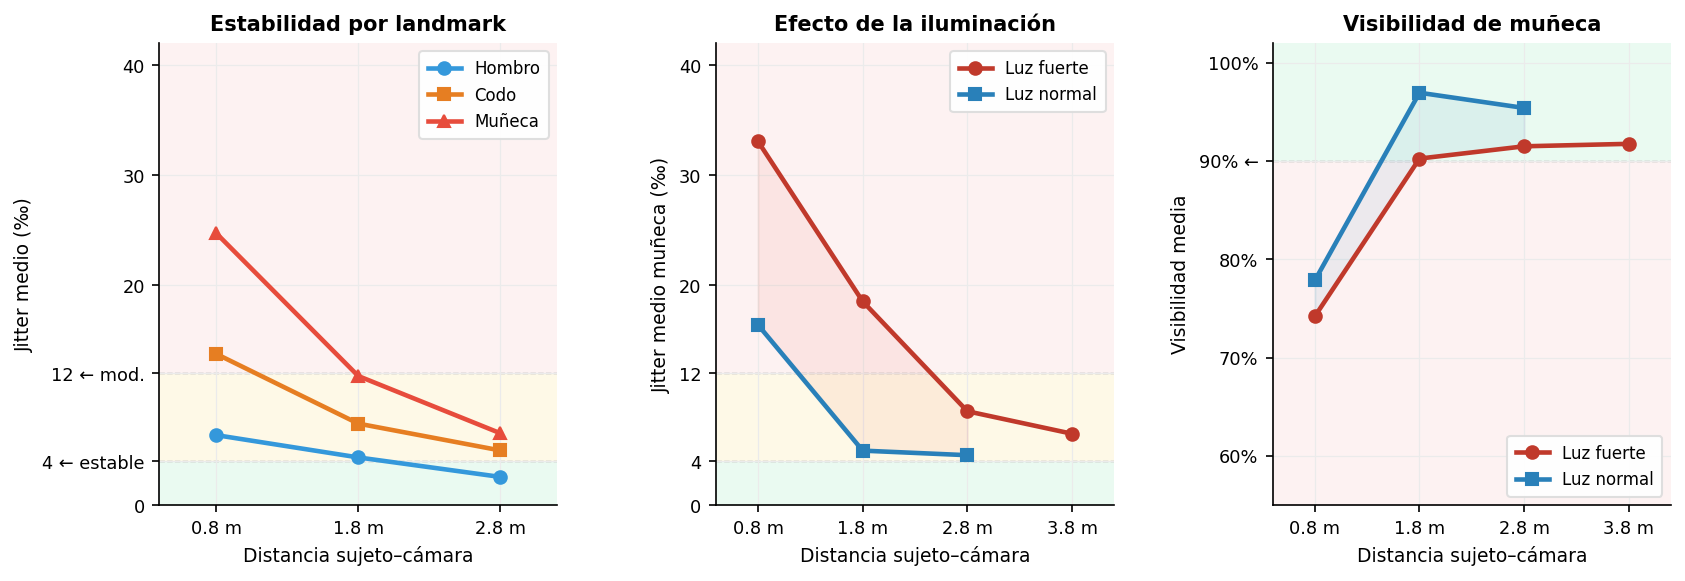

This figure's Python source:
"""
Figura: Calidad de landmarks BlazePose por distancia e iluminación (Fase 2)
Genera: fase2_landmarks.pdf  (y .png para previsualización)

Lee los datos desde:
  resultados_evaluacion/fase_dos/deicticos_sesiones_1779808877293.csv
"""

import csv
import pathlib
import collections
import matplotlib
matplotlib.use('Agg')
import matplotlib.pyplot as plt
import matplotlib.patches as mpatches
import numpy as np

# ── Lectura del CSV ───────────────────────────────────────────────────────────

CSV_PATH = (pathlib.Path(__file__).parent.parent
            / 'resultados_evaluacion' / 'fase_dos'
            / 'deicticos_sesiones_1779808877293.csv')

_acc = collections.defaultdict(list)
with open(CSV_PATH, encoding='utf-8') as f:
    for row in csv.DictReader(f):
        key = (float(row['Distancia']), row['Iluminación'], row['Landmark'])
        _acc[key].append({
            'jitter': float(row['JitterMedio(‰)']),
            'vis':    float(row['Visibilidad(%)']),
        })

def avg_lr(dist, luz, base, field):
    vals = (_acc.get((dist, luz, f'L_{base}'), []) +
            _acc.get((dist, luz, f'R_{base}'), []))
    return sum(v[field] for v in vals) / len(vals) if vals else None

dists_fuerte = sorted({k[0] for k in _acc if k[1] == 'fuerte'})
dists_normal = sorted({k[0] for k in _acc if k[1] == 'normal'})
dists_all    = sorted({k[0] for k in _acc})
dists_common = sorted(set(dists_fuerte) & set(dists_normal))

def avg_cond(dist, base, field):
    vf = avg_lr(dist, 'fuerte', base, field)
    vn = avg_lr(dist, 'normal', base, field)
    vals = [v for v in [vf, vn] if v is not None]
    return sum(vals) / len(vals) if vals else None

# Panel 1 — gradiente (promedio ambas condiciones, distancias comunes)
jit_hom = [avg_cond(d, 'SHOULDER', 'jitter') for d in dists_common]
jit_cod = [avg_cond(d, 'ELBOW',    'jitter') for d in dists_common]
jit_mun = [avg_cond(d, 'WRIST',    'jitter') for d in dists_common]

# Panel 2 — efecto iluminación (muñeca)
jit_mun_f = [avg_lr(d, 'fuerte', 'WRIST', 'jitter') for d in dists_fuerte]
jit_mun_n = [avg_lr(d, 'normal', 'WRIST', 'jitter') for d in dists_normal]

# Panel 3 — visibilidad muñeca
vis_mun_f = [avg_lr(d, 'fuerte', 'WRIST', 'vis') for d in dists_fuerte]
vis_mun_n = [avg_lr(d, 'normal', 'WRIST', 'vis') for d in dists_normal]

# ── Estilo global ─────────────────────────────────────────────────────────────

plt.rcParams.update({
    'font.family':        'sans-serif',
    'font.size':          9,
    'axes.titlesize':     10,
    'axes.titleweight':   'bold',
    'axes.labelsize':     9,
    'axes.spines.top':    False,
    'axes.spines.right':  False,
    'axes.spines.left':   True,
    'axes.spines.bottom': True,
    'axes.grid':          True,
    'grid.color':         '#ebebeb',
    'grid.linewidth':     0.6,
    'grid.alpha':         1.0,
    'xtick.labelsize':    8.5,
    'ytick.labelsize':    8.5,
    'legend.fontsize':    8,
    'legend.framealpha':  0.95,
    'legend.edgecolor':   '#dddddd',
    'legend.borderpad':   0.5,
    'figure.facecolor':   'white',
    'axes.facecolor':     'white',
})

C_HOMBRO = '#3498db'   # azul
C_CODO   = '#e67e22'   # naranja
C_MUNECA = '#e74c3c'   # rojo
C_FUERTE = '#c0392b'   # rojo oscuro
C_NORMAL = '#2980b9'   # azul

# Zonas de fondo para jitter (sin texto)
def fondo_jitter(ax, ymax=42):
    ax.axhspan(0,   4,    color='#eafaf1', zorder=0)
    ax.axhspan(4,   12,   color='#fef9e7', zorder=0)
    ax.axhspan(12,  ymax, color='#fdf2f2', zorder=0)
    ax.axhline(4,  color='#aaaaaa', lw=0.7, ls='--', zorder=1)
    ax.axhline(12, color='#aaaaaa', lw=0.7, ls='--', zorder=1)

YMAX = 42
fig, axes = plt.subplots(1, 3, figsize=(13, 4.0))
fig.subplots_adjust(wspace=0.40)

xtick_labels = lambda ds: [f'{d} m' for d in ds]

# ── Panel 1: Gradiente de estabilidad ────────────────────────────────────────

ax = axes[0]
fondo_jitter(ax)

ax.plot(dists_common, jit_hom, 'o-',  color=C_HOMBRO, lw=2.2, ms=6, zorder=4, label='Hombro')
ax.plot(dists_common, jit_cod, 's-',  color=C_CODO,   lw=2.2, ms=6, zorder=4, label='Codo')
ax.plot(dists_common, jit_mun, '^-',  color=C_MUNECA, lw=2.2, ms=6, zorder=4, label='Muñeca')

# Yticks personalizados con etiquetas de zona
ax.set_yticks([0, 4, 12, 20, 30, 40])
ax.set_yticklabels(['0', '4 ← estable', '12 ← mod.', '20', '30', '40'])

ax.set_xlim(0.4, 3.2)
ax.set_ylim(0, YMAX)
ax.set_xticks(dists_common)
ax.set_xticklabels(xtick_labels(dists_common))
ax.set_xlabel('Distancia sujeto–cámara')
ax.set_ylabel('Jitter medio (‰)')
ax.set_title('Estabilidad por landmark')
ax.legend(loc='upper right')

# ── Panel 2: Efecto iluminación ───────────────────────────────────────────────

ax = axes[1]
fondo_jitter(ax)

jit_f_c = [jit_mun_f[dists_fuerte.index(d)] for d in dists_common]
jit_n_c = [jit_mun_n[dists_normal.index(d)] for d in dists_common]
ax.fill_between(dists_common, jit_f_c, jit_n_c, color='#e74c3c', alpha=0.08, zorder=2)

ax.plot(dists_fuerte, jit_mun_f, 'o-', color=C_FUERTE, lw=2.2, ms=6, zorder=4, label='Luz fuerte')
ax.plot(dists_normal, jit_mun_n, 's-', color=C_NORMAL, lw=2.2, ms=6, zorder=4, label='Luz normal')

ax.set_yticks([0, 4, 12, 20, 30, 40])
ax.set_yticklabels(['0', '4', '12', '20', '30', '40'])

ax.set_xlim(0.4, 4.2)
ax.set_ylim(0, YMAX)
ax.set_xticks(dists_all)
ax.set_xticklabels(xtick_labels(dists_all))
ax.set_xlabel('Distancia sujeto–cámara')
ax.set_ylabel('Jitter medio muñeca (‰)')
ax.set_title('Efecto de la iluminación')
ax.legend(loc='upper right')

# ── Panel 3: Visibilidad ──────────────────────────────────────────────────────

ax = axes[2]
ax.axhspan(55,  90,  color='#fdf2f2', zorder=0)
ax.axhspan(90,  102, color='#eafaf1', zorder=0)
ax.axhline(90, color='#aaaaaa', lw=0.7, ls='--', zorder=1)

vis_f_c = [vis_mun_f[dists_fuerte.index(d)] for d in dists_common]
vis_n_c = [vis_mun_n[dists_normal.index(d)] for d in dists_common]
ax.fill_between(dists_common, vis_f_c, vis_n_c, color='#2980b9', alpha=0.08, zorder=2)

ax.plot(dists_fuerte, vis_mun_f, 'o-', color=C_FUERTE, lw=2.2, ms=6, zorder=4, label='Luz fuerte')
ax.plot(dists_normal, vis_mun_n, 's-', color=C_NORMAL, lw=2.2, ms=6, zorder=4, label='Luz normal')

ax.set_yticks([60, 70, 80, 90, 100])
ax.set_yticklabels(['60%', '70%', '80%', '90% ←', '100%'])

ax.set_xlim(0.4, 4.2)
ax.set_ylim(55, 102)
ax.set_xticks(dists_all)
ax.set_xticklabels(xtick_labels(dists_all))
ax.set_xlabel('Distancia sujeto–cámara')
ax.set_ylabel('Visibilidad media')
ax.set_title('Visibilidad de muñeca')
ax.legend(loc='lower right')

# ── Exportar ──────────────────────────────────────────────────────────────────

fig.savefig('fase2_landmarks.pdf', bbox_inches='tight', dpi=300)
fig.savefig('fase2_landmarks.png', bbox_inches='tight', dpi=150)
print('Guardado: fase2_landmarks.pdf  y  fase2_landmarks.png')
plt.close()
